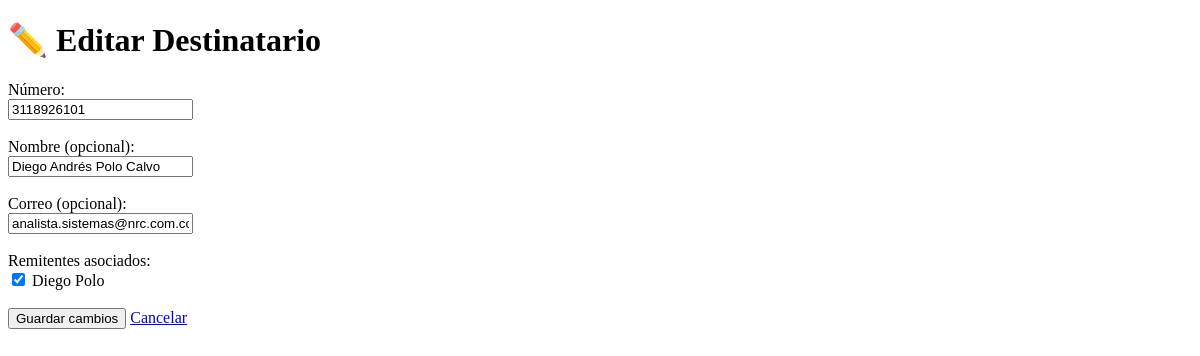
The app's page /destinatarios/editar/1 (signed in), older data.
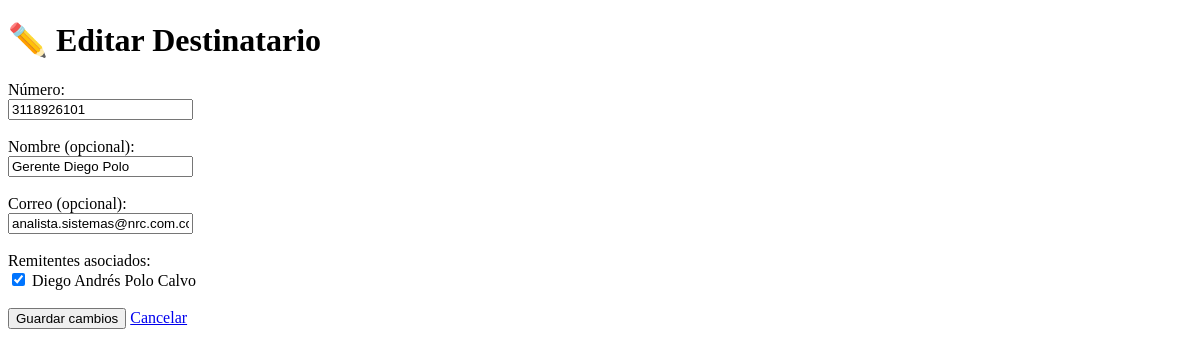
The same page, newer data.
### app/models.py (models this page shows)
class Destinatario(db.Model):
    __tablename__ = 'destinatarios'
    id = db.Column(db.Integer, primary_key=True)
    numero = db.Column(db.String(20), nullable=False)
    correo = db.Column(db.String(255), nullable=True)  # ← NUEVO
    nombre = db.Column(db.String(255), nullable=True)
    remitentes = db.relationship(
        'Remitente',
        secondary=remitente_destinatario,
        back_populates='destinatarios'
    )

class Remitente(db.Model):
    __tablename__ = 'remitentes'
    id = db.Column(db.Integer, primary_key=True)
    email = db.Column(db.String(255), nullable=False)
    nombre = db.Column(db.String(255), nullable=True)
    activo = db.Column(db.Boolean, default=True)
    tipo = db.Column(db.String(50), nullable=False)  # puede ser 'correo' o 'dominio'
    destinatarios = db.relationship(
        'Destinatario',
        secondary=remitente_destinatario,
        back_populates='remitentes'
    )

### app/routes/destinatarios.py (the view, shortened to what this page needs)
@destinatarios_bp.route("/editar/<int:id>", methods=["GET", "POST"])
@login_required
def editar_destinatario(id):
    destinatario = Destinatario.query.get_or_404(id)
    remitentes = Remitente.query.all()
    return render_template("destinatarios/editar.html", destinatario=destinatario, remitentes=remitentes)

### app/routes/main.py (called while the page is built)
@login_manager.user_loader
def load_user(user_id):
    return Usuario.query.get(int(user_id))

### app/templates/destinatarios/editar.html (shortened to what this page needs)
<!DOCTYPE html>
<html lang="es">
<head>
</head>
<body>
    <h1>✏️ Editar Destinatario</h1>
    <form method="POST">
        <label>Número:</label><br>
        <input type="text" name="numero" value="{{ destinatario.numero }}" required><br><br>
        <label>Nombre (opcional):</label><br>
        <input type="text" name="nombre" value="{{ destinatario.nombre }}"><br><br>
        <label>Correo (opcional):</label><br>
        <input type="email" name="correo" value="{{ destinatario.correo }}"><br><br>
        <label>Remitentes asociados:</label><br>
        {% for remitente in remitentes %}
            <input type="checkbox" name="remitentes" value="{{ remitente.id }}"
                {% if remitente in destinatario.remitentes %}checked{% endif %}>
            {{ remitente.nombre or remitente.email }}<br>
        {% endfor %}
        <br>
        <button type="submit">Guardar cambios</button>
        <a href="{{ url_for('destinatarios.lista_destinatarios') }}">Cancelar</a>
    </form>
</body>
</html>

Row changes from the older to the newer data that the page shows:
changed Destinatario "analista.sistemas@nrc.com.co": nombre "Diego Andrés Polo Calvo" → "Gerente Diego Polo"
changed Remitente: nombre "Diego Polo" → "Diego Andrés Polo Calvo"
